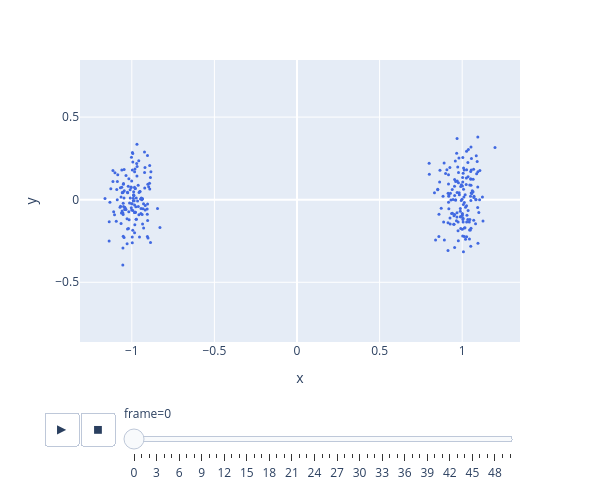

Write notebook code for a chart like this one.
### Code cell
h_index = np.unique(dataset[:,0])[::-1]
point_clouds = []
for h in h_index:
    mask = dataset[:,0] == h
    X_t = dataset[mask][:,1:]
    point_clouds.append(X_t)

import numpy as np
import plotly.express as px

frames_list = []

for i, points in enumerate(point_clouds):
    pts_array = np.array(points)

    df = pandas.DataFrame({
        'x': pts_array[:, 0],
        'y': pts_array[:, 1],
        'frame': i
    })
    frames_list.append(df)

DF = pandas.concat(frames_list, ignore_index=True)

fig = px.scatter(
    DF,
    x="x",
    y="y",
    animation_frame="frame",
)

fig.update_traces(
    marker=dict(size=3, color='royalblue'), # 在这里统一设置大小和颜色
    selector=dict(mode='markers')
)

fig.layout.updatemenus[0].buttons[0].args[1]['frame']['duration'] = 30
fig.layout.updatemenus[0].buttons[0].args[1]['transition']['duration'] = 5

fig.update_yaxes(scaleanchor="x", scaleratio=1)
fig.update_layout(
    width=600,
    height=500,
    showlegend=False # 纯点云可视化通常不需要图例
)

fig.show()

### Figure 1 — Plotly figure (JSON) as saved in the notebook; plotly's stock layout.template omitted (floating-point values rounded to 4 significant figures; data arrays with more than 128 entries replaced by an {"elided": "..."} marker saying what was removed)
{"data": [{"hovertemplate": "frame=0<br>x=%{x}<br>y=%{y}<extra></extra>", "legendgroup": "", "marker": {"color": "royalblue", "size": 3, "symbol": "circle"}, "mode": "markers", "name": "", "orientation": "v", "showlegend": false, "type": "scatter", "x": {"elided": "300 float values"}, "xaxis": "x", "y": {"elided": "300 float values"}, "yaxis": "y"}], "layout": {"height": 500, "legend": {"tracegroupgap": 0}, "margin": {"t": 60}, "showlegend": false, "sliders": [{"active": 0, "currentvalue": {"prefix": "frame="}, "len": 0.9, "pad": {"b": 10, "t": 60}, "steps": [{"args": [["0"], {"frame": {"duration": 0, "redraw": false}, "fromcurrent": true, "mode": "immediate", "transition": {"duration": 0, "easing": "linear"}}], "label": "0", "method": "animate"}, {"args": [["1"], {"frame": {"duration": 0, "redraw": false}, "fromcurrent": true, "mode": "immediate", "transition": {"duration": 0, "easing": "linear"}}], "label": "1", "method": "animate"}, {"args": [["2"], {"frame": {"duration": 0, "redraw": false}, "fromcurrent": true, "mode": "immediate", "transition": {"duration": 0, "easing": "linear"}}], "label": "2", "method": "animate"}, {"args": [["3"], {"frame": {"duration": 0, "redraw": false}, "fromcurrent": true, "mode": "immediate", "transition": {"duration": 0, "easing": "linear"}}], "label": "3", "method": "animate"}, {"args": [["4"], {"frame": {"duration": 0, "redraw": false}, "fromcurrent": true, "mode": "immediate", "transition": {"duration": 0, "easing": "linear"}}], "label": "4", "method": "animate"}, {"args": [["5"], {"frame": {"duration": 0, "redraw": false}, "fromcurrent": true, "mode": "immediate", "transition": {"duration": 0, "easing": "linear"}}], "label": "5", "method": "animate"}, {"args": [["6"], {"frame": {"duration": 0, "redraw": false}, "fromcurrent": true, "mode": "immediate", "transition": {"duration": 0, "easing": "linear"}}], "label": "6", "method": "animate"}, {"args": [["7"], {"frame": {"duration": 0, "redraw": false}, "fromcurrent": true, "mode": "immediate", "transition": {"duration": 0, "easing": "linear"}}], "label": "7", "method": "animate"}, {"args": [["8"], {"frame": {"duration": 0, "redraw": false}, "fromcurrent": true, "mode": "immediate", "transition": {"duration": 0, "easing": "linear"}}], "label": "8", "method": "animate"}, {"args": [["9"], {"frame": {"duration": 0, "redraw": false}, "fromcurrent": true, "mode": "immediate", "transition": {"duration": 0, "easing": "linear"}}], "label": "9", "method": "animate"}, {"args": [["10"], {"frame": {"duration": 0, "redraw": false}, "fromcurrent": true, "mode": "immediate", "transition": {"duration": 0, "easing": "linear"}}], "label": "10", "method": "animate"}, {"args": [["11"], {"frame": {"duration": 0, "redraw": false}, "fromcurrent": true, "mode": "immediate", "transition": {"duration": 0, "easing": "linear"}}], "label": "11", "method": "animate"}, {"args": [["12"], {"frame": {"duration": 0, "redraw": false}, "fromcurrent": true, "mode": "immediate", "transition": {"duration": 0, "easing": "linear"}}], "label": "12", "method": "animate"}, {"args": [["13"], {"frame": {"duration": 0, "redraw": false}, "fromcurrent": true, "mode": "immediate", "transition": {"duration": 0, "easing": "linear"}}], "label": "13", "method": "animate"}, {"args": [["14"], {"frame": {"duration": 0, "redraw": false}, "fromcurrent": true, "mode": "immediate", "transition": {"duration": 0, "easing": "linear"}}], "label": "14", "method": "animate"}, {"args": [["15"], {"frame": {"duration": 0, "redraw": false}, "fromcurrent": true, "mode": "immediate", "transition": {"duration": 0, "easing": "linear"}}], "label": "15", "method": "animate"}, {"args": [["16"], {"frame": {"duration": 0, "redraw": false}, "fromcurrent": true, "mode": "immediate", "transition": {"duration": 0, "easing": "linear"}}], "label": "16", "method": "animate"}, {"args": [["17"], {"frame": {"duration": 0, "redraw": false}, "fromcurrent": true, "mode": "immediate", "transition": {"duration": 0, "easing": "linear"}}], "label": "17", "method": "animate"}, {"args": [["18"], {"frame": {"duration": 0, "redraw": false}, "fromcurrent": true, "mode": "immediate", "transition": {"duration": 0, "easing": "linear"}}], "label": "18", "method": "animate"}, {"args": [["19"], {"frame": {"duration": 0, "redraw": false}, "fromcurrent": true, "mode": "immediate", "transition": {"duration": 0, "easing": "linear"}}], "label": "19", "method": "animate"}, {"args": [["20"], {"frame": {"duration": 0, "redraw": false}, "fromcurrent": true, "mode": "immediate", "transition": {"duration": 0, "easing": "linear"}}], "label": "20", "method": "animate"}, {"args": [["21"], {"frame": {"duration": 0, "redraw": false}, "fromcurrent": true, "mode": "immediate", "transition": {"duration": 0, "easing": "linear"}}], "label": "21", "method": "animate"}, {"args": [["22"], {"frame": {"duration": 0, "redraw": false}, "fromcurrent": true, "mode": "immediate", "transition": {"duration": 0, "easing": "linear"}}], "label": "22", "method": "animate"}, {"args": [["23"], {"frame": {"duration": 0, "redraw": false}, "fromcurrent": true, "mode": "immediate", "transition": {"duration": 0, "easing": "linear"}}], "label": "23", "method": "animate"}, {"args": [["24"], {"frame": {"duration": 0, "redraw": false}, "fromcurrent": true, "mode": "immediate", "transition": {"duration": 0, "easing": "linear"}}], "label": "24", "method": "animate"}, {"args": [["25"], {"frame": {"duration": 0, "redraw": false}, "fromcurrent": true, "mode": "immediate", "transition": {"duration": 0, "easing": "linear"}}], "label": "25", "method": "animate"}, {"args": [["26"], {"frame": {"duration": 0, "redraw": false}, "fromcurrent": true, "mode": "immediate", "transition": {"duration": 0, "easing": "linear"}}], "label": "26", "method": "animate"}, {"args": [["27"], {"frame": {"duration": 0, "redraw": false}, "fromcurrent": true, "mode": "immediate", "transition": {"duration": 0, "easing": "linear"}}], "label": "27", "method": "animate"}, {"args": [["28"], {"frame": {"duration": 0, "redraw": false}, "fromcurrent": true, "mode": "immediate", "transition": {"duration": 0, "easing": "linear"}}], "label": "28", "method": "animate"}, {"args": [["29"], {"frame": {"duration": 0, "redraw": false}, "fromcurrent": true, "mode": "immediate", "transition": {"duration": 0, "easing": "linear"}}], "label": "29", "method": "animate"}, {"args": [["30"], {"frame": {"duration": 0, "redraw": false}, "fromcurrent": true, "mode": "immediate", "transition": {"duration": 0, "easing": "linear"}}], "label": "30", "method": "animate"}, {"args": [["31"], {"frame": {"duration": 0, "redraw": false}, "fromcurrent": true, "mode": "immediate", "transition": {"duration": 0, "easing": "linear"}}], "label": "31", "method": "animate"}, {"args": [["32"], {"frame": {"duration": 0, "redraw": false}, "fromcurrent": true, "mode": "immediate", "transition": {"duration": 0, "easing": "linear"}}], "label": "32", "method": "animate"}, {"args": [["33"], {"frame": {"duration": 0, "redraw": false}, "fromcurrent": true, "mode": "immediate", "transition": {"duration": 0, "easing": "linear"}}], "label": "33", "method": "animate"}, {"args": [["34"], {"frame": {"duration": 0, "redraw": false}, "fromcurrent": true, "mode": "immediate", "transition": {"duration": 0, "easing": "linear"}}], "label": "34", "method": "animate"}, {"args": [["35"], {"frame": {"duration": 0, "redraw": false}, "fromcurrent": true, "mode": "immediate", "transition": {"duration": 0, "easing": "linear"}}], "label": "35", "method": "animate"}, {"args": [["36"], {"frame": {"duration": 0, "redraw": false}, "fromcurrent": true, "mode": "immediate", "transition": {"duration": 0, "easing": "linear"}}], "label": "36", "method": "animate"}, {"args": [["37"], {"frame": {"duration": 0, "redraw": false}, "fromcurrent": true, "mode": "immediate", "transition": {"duration": 0, "easing": "linear"}}], "label": "37", "method": "animate"}, {"args": [["38"], {"frame": {"duration": 0, "redraw": false}, "fromcurrent": true, "mode": "immediate", "transition": {"duration": 0, "easing": "linear"}}], "label": "38", "method": "animate"}, {"args": [["39"], {"frame": {"duration": 0, "redraw": false}, "fromcurrent": true, "mode": "immediate", "transition": {"duration": 0, "easing": "linear"}}], "label": "39", "method": "animate"}, {"args": [["40"], {"frame": {"duration": 0, "redraw": false}, "fromcurrent": true, "mode": "immediate", "transition": {"duration": 0, "easing": "linear"}}], "label": "40", "method": "animate"}, {"args": [["41"], {"frame": {"duration": 0, "redraw": false}, "fromcurrent": true, "mode": "immediate", "transition": {"duration": 0, "easing": "linear"}}], "label": "41", "method": "animate"}, {"args": [["42"], {"frame": {"duration": 0, "redraw": false}, "fromcurrent": true, "mode": "immediate", "transition": {"duration": 0, "easing": "linear"}}], "label": "42", "method": "animate"}, {"args": [["43"], {"frame": {"duration": 0, "redraw": false}, "fromcurrent": true, "mode": "immediate", "transition": {"duration": 0, "easing": "linear"}}], "label": "43", "method": "animate"}, {"args": [["44"], {"frame": {"duration": 0, "redraw": false}, "fromcurrent": true, "mode": "immediate", "transition": {"duration": 0, "easing": "linear"}}], "label": "44", "method": "animate"}, {"args": [["45"], {"frame": {"duration": 0, "redraw": false}, "fromcurrent": true, "mode": "immediate", "transition": {"duration": 0, "easing": "linear"}}], "label": "45", "method": "animate"}, {"args": [["46"], {"frame": {"duration": 0, "redraw": false}, "fromcurrent": true, "mode": "immediate", "transition": {"duration": 0, "easing": "linear"}}], "label": "46", "method": "animate"}, {"args": [["47"], {"frame": {"duration": 0, "redraw": false}, "fromcurrent": true, "mode": "immediate", "transition": {"duration": 0, "easing": "linear"}}], "label": "47", "method": "animate"}, {"args": [["48"], {"frame": {"duration": 0, "redraw": false}, "fromcurrent": true, "mode": "immediate", "transition": {"duration": 0, "easing": "linear"}}], "label": "48", "method": "animate"}, {"args": [["49"], {"frame": {"duration": 0, "redraw": false}, "fromcurrent": true, "mode": "immediate", "transition": {"duration": 0, "easing": "linear"}}], "label": "49", "method": "animate"}, {"args": [["50"], {"frame": {"duration": 0, "redraw": false}, "fromcurrent": true, "mode": "immediate", "transition": {"duration": 0, "easing": "linear"}}], "label": "50", "method": "animate"}], "x": 0.1, "xanchor": "left", "y": 0, "yanchor": "top"}], "updatemenus": [{"buttons": [{"args": [null, {"frame": {"duration": 30, "redraw": false}, "fromcurrent": true, "mode": "immediate", "transition": {"duration": 5, "easing": "linear"}}], "label": "&#9654;", "method": "animate"}, {"args": [[null], {"frame": {"duration": 0, "redraw": false}, "fromcurrent": true, "mode": "immediate", "transition": {"duration": 0, "easing": "linear"}}], "label": "&#9724;", "method": "animate"}], "direction": "left", "pad": {"r": 10, "t": 70}, "showactive": false, "type": "buttons", "x": 0.1, "xanchor": "right", "y": 0, "yanchor": "top"}], "width": 600, "xaxis": {"anchor": "y", "domain": [0, 1], "title": {"text": "x"}}, "yaxis": {"anchor": "x", "domain": [0, 1], "scaleanchor": "x", "scaleratio": 1, "title": {"text": "y"}}}}
